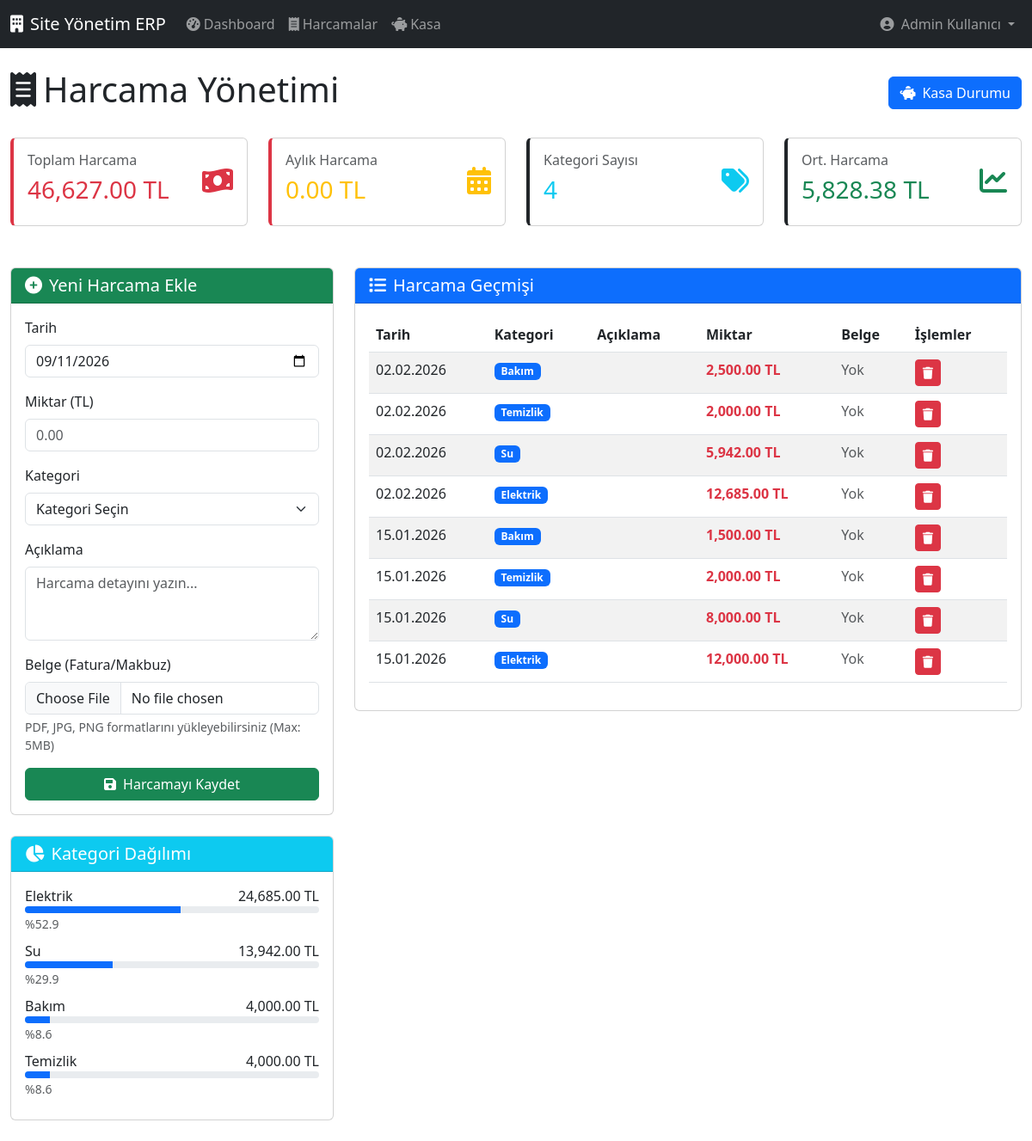
Screenshot of /harcamalar.php (signed in) with the database file from the repository.
### tables this page shows
CREATE TABLE `harcamalar` (
  `id` int(11) NOT NULL,
  `tarih` date NOT NULL,
  `miktar` decimal(10,2) NOT NULL,
  `kategori` varchar(100) NOT NULL,
  `aciklama` text DEFAULT NULL,
  `belge_path` varchar(255) DEFAULT NULL,
  `created_at` timestamp NOT NULL DEFAULT current_timestamp()
);

### harcamalar.php (the view, shortened to what this page needs)
<?php
include 'config.php';
$toplam_harcama_result = $conn->query("SELECT SUM(miktar) as total FROM harcamalar");
$toplam_harcama = $toplam_harcama_result->fetch_assoc()['total'] ?? 0;
$aylik_harcama_result = $conn->query("SELECT SUM(miktar) as total FROM harcamalar WHERE MONTH(tarih) = MONTH(CURDATE()) AND YEAR(tarih) = YEAR(CURDATE())");
$aylik_harcama = $aylik_harcama_result->fetch_assoc()['total'] ?? 0;
$kategori_dagilim_result = $conn->query("SELECT kategori, SUM(miktar) as total FROM harcamalar GROUP BY kategori");
?>
<!DOCTYPE html>
<html lang="tr">
<head>
    <link href="https://cdn.jsdelivr.net/npm/bootstrap@5.3.0/dist/css/bootstrap.min.css" rel="stylesheet">
    <link rel="stylesheet" href="https://cdnjs.cloudflare.com/ajax/libs/font-awesome/6.0.0/css/all.min.css">
</head>
<body>
    <?php include 'admin_navbar.php'; ?>
    <div class="container-fluid mt-4">
        <div class="d-flex justify-content-between align-items-center mb-4">
            <h1><i class="fas fa-receipt me-2"></i>Harcama Yönetimi</h1>
            <a href="kasa.php" class="btn btn-primary">
                <i class="fas fa-piggy-bank me-2"></i>Kasa Durumu
            </a>
        </div>
        <div class="row mb-4">
            <div class="col-xl-3 col-md-6 mb-4">
                <div class="card stat-card gider">
                    <div class="card-body">
                        <div class="d-flex justify-content-between">
                            <div>
                                <h6 class="card-title text-muted">Toplam Harcama</h6>
                                <h3 class="text-danger"><?php echo number_format($toplam_harcama, 2); ?> TL</h3>
                            </div>
                            <div class="align-self-center">
                                <i class="fas fa-money-bill-wave fa-2x text-danger"></i>
                            </div>
                        </div>
                    </div>
                </div>
            </div>
            <div class="col-xl-3 col-md-6 mb-4">
                <div class="card stat-card gider">
                    <div class="card-body">
                        <div class="d-flex justify-content-between">
                            <div>
                                <h6 class="card-title text-muted">Aylık Harcama</h6>
                                <h3 class="text-warning"><?php echo number_format($aylik_harcama, 2); ?> TL</h3>
                            </div>
                            <div class="align-self-center">
                                <i class="fas fa-calendar-alt fa-2x text-warning"></i>
                            </div>
                        </div>
                    </div>
                </div>
            </div>
            <div class="col-xl-3 col-md-6 mb-4">
                <div class="card stat-card">
                    <div class="card-body">
                        <div class="d-flex justify-content-between">
                            <div>
                                <h6 class="card-title text-muted">Kategori Sayısı</h6>
                                <h3 class="text-info"><?php echo $kategori_dagilim_result->num_rows; ?></h3>
                            </div>
                            <div class="align-self-center">
                                <i class="fas fa-tags fa-2x text-info"></i>
                            </div>
                        </div>
                    </div>
                </div>
            </div>
            <div class="col-xl-3 col-md-6 mb-4">
                <div class="card stat-card">
                    <div class="card-body">
                        <div class="d-flex justify-content-between">
                            <div>
                                <h6 class="card-title text-muted">Ort. Harcama</h6>
                                <h3 class="text-success">
                                    <?php
                                    $avg_result = $conn->query("SELECT AVG(miktar) as avg FROM harcamalar");
                                    $ortalama = $avg_result->fetch_assoc()['avg'] ?? 0;
                                    echo number_format($ortalama, 2);
                                    ?> TL
                                </h3>
                            </div>
                            <div class="align-self-center">
                                <i class="fas fa-chart-line fa-2x text-success"></i>
                            </div>
                        </div>
                    </div>
                </div>
            </div>
        </div>
        <div class="row">
            <div class="col-lg-4 mb-4">
                <div class="card">
                    <div class="card-header bg-success text-white">
                        <h5 class="card-title mb-0">
                            <i class="fas fa-plus-circle me-2"></i>Yeni Harcama Ekle
                        </h5>
                    </div>
                    <div class="card-body">
                        <form method="POST" enctype="multipart/form-data">
                            <div class="mb-3">
                                <label class="form-label">Tarih</label>
                                <input type="date" name="tarih" class="form-control" value="<?php echo date('Y-m-d'); ?>" required>
                            </div>
                            <div class="mb-3">
                                <label class="form-label">Miktar (TL)</label>
                                <input type="number" step="0.01" name="miktar" class="form-control" placeholder="0.00" required>
                            </div>
                            <div class="mb-3">
                                <label class="form-label">Kategori</label>
                                <select name="kategori" class="form-select" required>
                                    <option value="">Kategori Seçin</option>
                                </select>
                            </div>
                            <div class="mb-3">
                                <label class="form-label">Açıklama</label>
                                <textarea name="aciklama" class="form-control" rows="3" placeholder="Harcama detayını yazın..."></textarea>
                            </div>
                            <div class="mb-3">
                                <label class="form-label">Belge (Fatura/Makbuz)</label>
                                <input type="file" name="belge" class="form-control" accept=".pdf,.jpg,.jpeg,.png">
                                <div class="form-text">PDF, JPG, PNG formatlarını yükleyebilirsiniz (Max: 5MB)</div>
                            </div>
                            <button type="submit" name="harcama_ekle" class="btn btn-success w-100">
                                <i class="fas fa-save me-2"></i>Harcamayı Kaydet
                            </button>
                        </form>
                    </div>
                </div>
                <div class="card mt-4">
                    <div class="card-header bg-info text-white">
                        <h5 class="card-title mb-0">
                            <i class="fas fa-chart-pie me-2"></i>Kategori Dağılımı
                        </h5>
                    </div>
                    <div class="card-body">
                        <?php
                        $kategori_result = $conn->query("SELECT kategori, SUM(miktar) as total FROM harcamalar GROUP BY kategori ORDER BY total DESC");
                        while ($row = $kategori_result->fetch_assoc()) {
                            $yuzde = ($row['total'] / $toplam_harcama) * 100;
                            echo '
                            <div class="mb-2">
                                <div class="d-flex justify-content-between">
                                    <span>' . $row['kategori'] . '</span>
                                    <span>' . number_format($row['total'], 2) . ' TL</span>
                                </div>
                                <div class="progress" style="height: 8px;">
                                    <div class="progress-bar" role="progressbar" style="width: ' . $yuzde . '%"></div>
                                </div>
                                <small class="text-muted">%' . number_format($yuzde, 1) . '</small>
                            </div>';
                        }
                        ?>
                    </div>
                </div>
            </div>
            <div class="col-lg-8">
                <div class="card">
                    <div class="card-header bg-primary text-white">
                        <h5 class="card-title mb-0">
                            <i class="fas fa-list me-2"></i>Harcama Geçmişi
                        </h5>
                    </div>
                    <div class="card-body">
                        <div class="table-responsive">
                            <table class="table table-striped table-hover">
                                <thead>
                                    <tr>
                                        <th>Tarih</th>
                                        <th>Kategori</th>
                                        <th>Açıklama</th>
                                        <th>Miktar</th>
                                        <th>Belge</th>
                                        <th>İşlemler</th>
                                    </tr>
                                </thead>
                                <tbody>
                                    <?php
                                    $sql = "SELECT * FROM harcamalar ORDER BY tarih DESC, id DESC";
                                    $result = $conn->query($sql);
                                    if ($result->num_rows > 0) {
                                        while ($row = $result->fetch_assoc()) {
                                            $belge_icon = $row['belge_path'] ?
                                                '<a href="' . $row['belge_path'] . '" target="_blank" class="btn btn-sm btn-outline-success">
                                                    <i class="fas fa-file-invoice"></i>
                                                </a>' :
                                                '<span class="text-muted">Yok</span>';
                                            echo "<tr>
                                                <td>" . date('d.m.Y', strtotime($row['tarih'])) . "</td>
                                                <td>
                                                    <span class='badge bg-primary category-badge'>{$row['kategori']}</span>
                                                </td>
                                                <td>{$row['aciklama']}</td>
                                                <td class='text-danger fw-bold'>" . number_format($row['miktar'], 2) . " TL</td>
                                                <td>{$belge_icon}</td>
                                                <td>
                                                    <a href='harcamalar.php?harcama_sil={$row['id']}'
                                                       class='btn btn-sm btn-danger'
                                                       onclick='return confirm(\"Bu harcamayı silmek istediğinizden emin misiniz?\")'>
                                                        <i class='fas fa-trash'></i>
                                                    </a>
                                                </td>
                                            </tr>";
                                        }
                                    }
                                    ?>
                                </tbody>
                            </table>
                        </div>
                    </div>
                </div>
            </div>
        </div>
    </div>
</body>
</html>

### admin_navbar.php (shortened to what this page needs)
<nav class="navbar navbar-expand-lg navbar-dark bg-dark">
    <div class="container-fluid">
        <a class="navbar-brand" href="admin_dashboard2.php">
            <i class="fas fa-building me-2"></i>Site Yönetim ERP
        </a>
        <div class="collapse navbar-collapse" id="navbarNav">
            <ul class="navbar-nav me-auto">
                <li class="nav-item">
                    <a class="nav-link" href="admin_dashboard2.php">
                        <i class="fas fa-tachometer-alt me-1"></i>Dashboard
                    </a>
                </li>
                <li class="nav-item">
                    <a class="nav-link" href="harcamalar.php">
                        <i class="fas fa-receipt me-1"></i>Harcamalar
                    </a>
                </li>
                <li class="nav-item">
                    <a class="nav-link" href="kasa.php">
                        <i class="fas fa-piggy-bank me-1"></i>Kasa
                    </a>
                </li>
            </ul>
            <ul class="navbar-nav">
                <li class="nav-item dropdown">
                    <a class="nav-link dropdown-toggle" href="#" role="button" data-bs-toggle="dropdown">
                        <i class="fas fa-user-circle me-1"></i>
                        <?php echo $_SESSION['ad'] . ' ' . $_SESSION['soyad']; ?>
                    </a>
                </li>
            </ul>
        </div>
    </div>
</nav>

### harcamalar.php (style rules this page uses)
.stat-card { border-left: 4px solid; transition: transform 0.3s; }
.stat-card.gider { border-left-color: #dc3545; }
.category-badge { font-size: 0.75rem; }

### rows the page displays
harcamalar: tarih "02.02.2026", kategori "Bakım", miktar "2,500.00", belge_path "Yok"
harcamalar: tarih "02.02.2026", kategori "Temizlik", miktar "2,000.00", belge_path "Yok"
harcamalar: tarih "02.02.2026", kategori "Su", miktar "5,942.00", belge_path "Yok"
harcamalar: tarih "02.02.2026", kategori "Elektrik", miktar "12,685.00", belge_path "Yok"
harcamalar: tarih "15.01.2026", kategori "Bakım", miktar "1,500.00", belge_path "Yok"
harcamalar: tarih "15.01.2026", kategori "Temizlik", miktar "2,000.00", belge_path "Yok"
harcamalar: tarih "15.01.2026", kategori "Su", miktar "8,000.00", belge_path "Yok"
harcamalar: tarih "15.01.2026", kategori "Elektrik", miktar "12,000.00", belge_path "Yok"

### other values shown
$_SESSION['ad'] "Admin"
$_SESSION['soyad'] "Kullanıcı"
$toplam_harcama "46,627.00"
$aylik_harcama "0.00"
$kategori_dagilim_result->num_rows "4"
$ortalama "5,828.38"
$row['kategori'] "Elektrik"
$row['total'] "24,685.00"
$yuzde "52.9"
$row['kategori'] "Su"
$row['total'] "13,942.00"
$yuzde "29.9"
$row['kategori'] "Bakım"
$row['total'] "4,000.00"
$yuzde "8.6"
